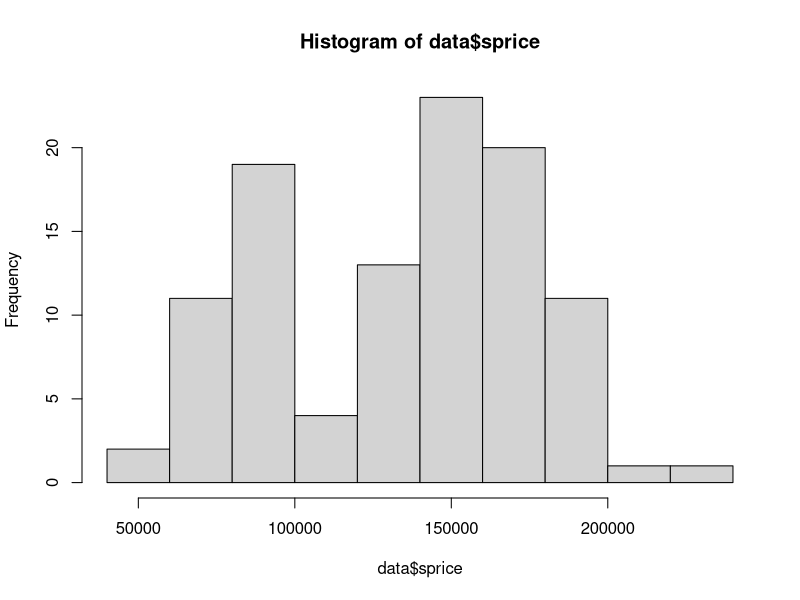
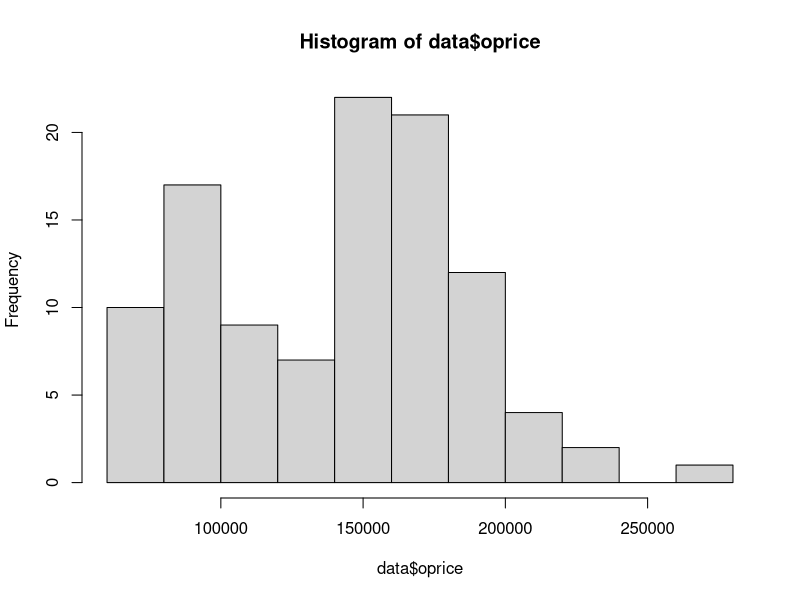
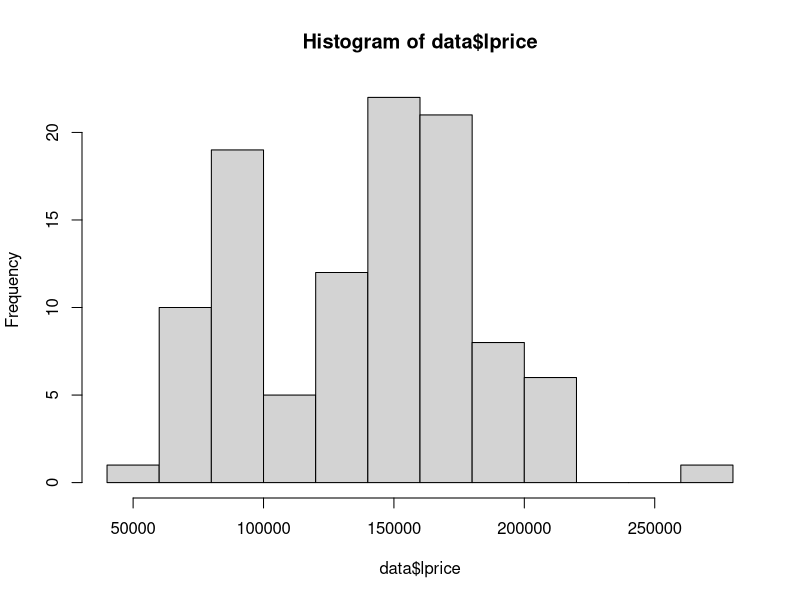
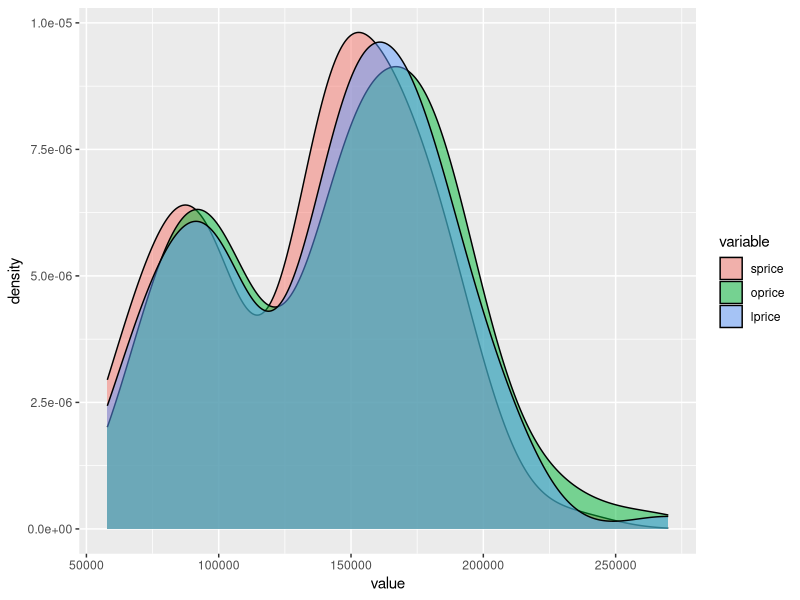
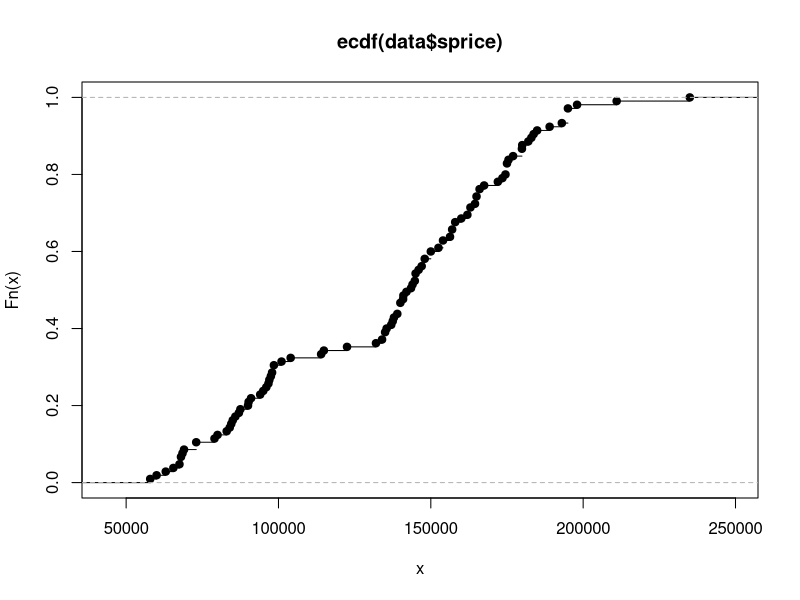
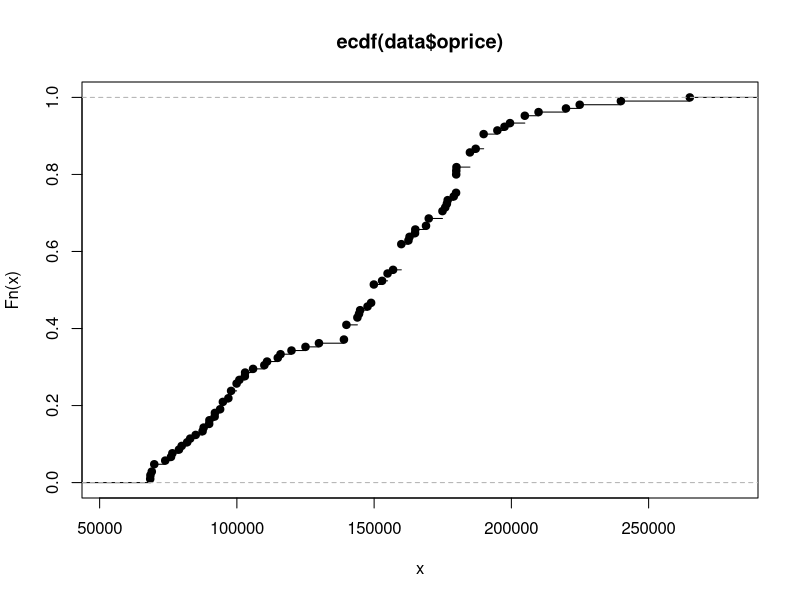
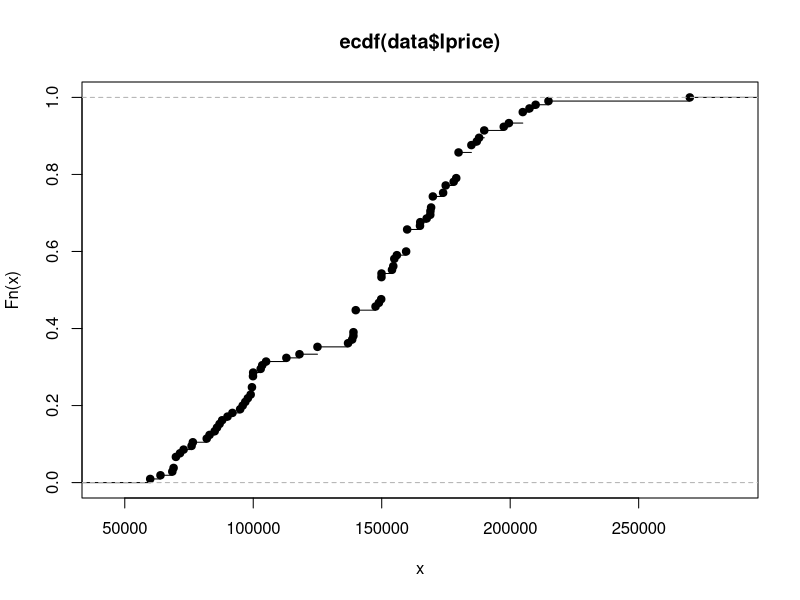
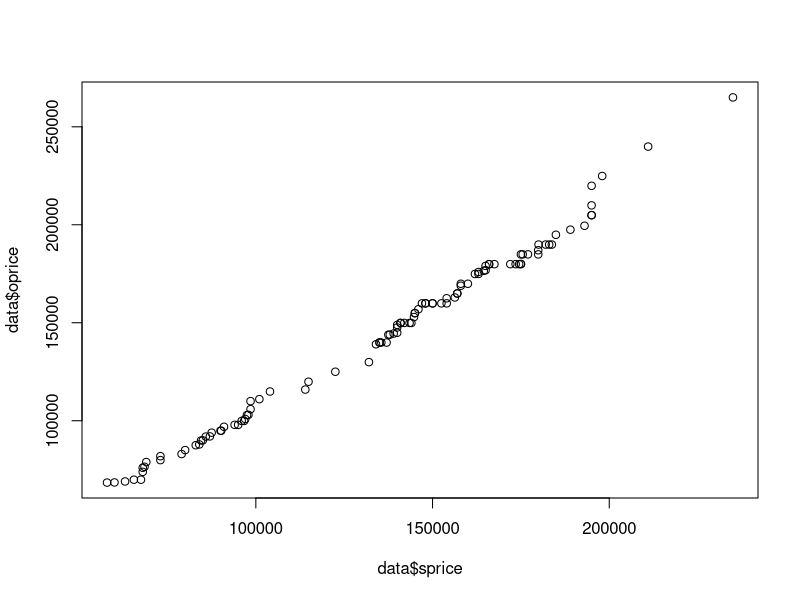

Write R code to recreate these figures, in order.
data <- read.csv("njgolf.csv")
summary(data$sprice)
summary(data$lotsize)
summary(data$beds)
summary(data$drarea)
summary(data$kitarea)
summary(data$lotsizef)

#There are three different prices in the dataset, 
#selling price (sprice), offered price (oprice), 
#and listed price (lprice). Often, different variations 
#of a given concept are provided in data as different 
#fields, which may or may not be the case in this 
#specific situation.  Rely on your understanding 
#of descriptive statistics to build more confidence 
#about the 3 versions of prices of this dataset, by 
#using the summary() command, for example for the sprice 
#field:

summary(data$sprice)
summary(data$oprice)
summary(data$lprice)

hist(data$sprice)
hist(data$oprice)
hist(data$lprice)

library(reshape2) # For the melt function
library(ggplot2)
# Fake data
ZONES = data.frame(sprice=data$sprice, 
                   oprice=data$oprice, 
                   lprice=data$lprice)

# Melt into long format (take a look at the melted data frame to see what melt is doing)
ZONES.M <- melt(ZONES)

ggplot(ZONES.M, aes(value, fill=variable)) +
  geom_density(alpha=0.5)

plot(ecdf(data$sprice))
plot(ecdf(data$oprice))
plot(ecdf(data$lprice))

#range
max(data$sprice, na.rm=TRUE) - min(data$sprice, na.rm=TRUE)
max(data$oprice, na.rm=TRUE) - min(data$oprice, na.rm=TRUE)
max(data$lprice, na.rm=TRUE) - min(data$lprice, na.rm=TRUE)

#variance
var(data$sprice, na.rm=TRUE)
var(data$oprice, na.rm=TRUE)
var(data$lprice, na.rm=TRUE)

#standart deviation
sd(data$sprice, na.rm=TRUE)
sd(data$oprice, na.rm=TRUE)
sd(data$lprice, na.rm=TRUE)

qqplot(data$sprice, data$oprice)
qqplot(data$oprice, data$lprice)
qqplot(data$lprice, data$sprice)


#Check the correlation
cor(data$sprice, data$oprice, method = c("pearson", "kendall", "spearman"))
cor(data$oprice, data$lprice, method = c("pearson", "kendall", "spearman"))
cor(data$lprice, data$sprice, method = c("pearson", "kendall", "spearman"))


library(lattice)
xyplot(sprice ~ lotsize, data=data, scale=list(y=list(alternating=2)), xlab="lot size",ylab="selling price")
xyplot(sprice ~ lotsize | lotsize >0, data=data, scale=list(y=list(alternating=2)), xlab="lot size",ylab="selling price")
xyplot(sprice ~ lotsize, group=factor(data$lotsizef=="house", labels=c("condominium","house")), data=data, panel=panel.superpose, pch=16, scale=list(y=list(alternating=2)), ylab="selling price", key=list(border=T,text=list(c("Condominium","House")),points=list(col=trellis.par.get("superpose.symbol")$col[1:2],pch=16),space="top"))

pairs(sprice ~ beds + lrarea + drarea + kitarea + famarea, data=data)

panel.regression <- function (x, y, col = par("col"), bg = NA, pch = par("pch"),cex = 1, col.regres = "red", ...)
{
  points(x, y, pch = pch, col = col, bg = bg, cex = cex)
  ok <- is.finite(x) & is.finite(y)
  if (any(ok))
    abline(stats::lm(y[ok] ~ x[ok]), col = col.regres, ...)
}

pairs(sprice ~ beds + lrarea + drarea + kitarea + famarea, data=data[data$lotsize > 0, ], panel=panel.regression)
twoPredictorModel <- lm(sprice ~ beds + lrarea + drarea + kitarea + famarea, data=data[data$lotsize > 0, ])
twoPredictorModel
summary(twoPredictorModel)

pairs(sprice ~ beds + lrarea + drarea + kitarea + famarea, data=data[data$lotsize > 0, ],panel=panel.regression)

pairs(sprice ~ beds + lrarea + drarea + kitarea + famarea, data=data[data$lotsize == 0, ],panel=panel.regression)
twoPredictorModel <- lm(sprice ~ beds + lrarea + drarea + kitarea + famarea, data=data[data$lotsize == 0,])
twoPredictorModel
summary(twoPredictorModel)

nrow(data[data$lotsize == 0,])
nrow(data[data$lotsize > 0, ])




pairs(sprice ~ beds + lrarea + drarea + kitarea + famarea, data=data, panel=panel.regression)
pairs(sprice ~ beds + lrarea + drarea + kitarea + famarea, data=data[data$lotsize > 0, ],panel=panel.regression)
